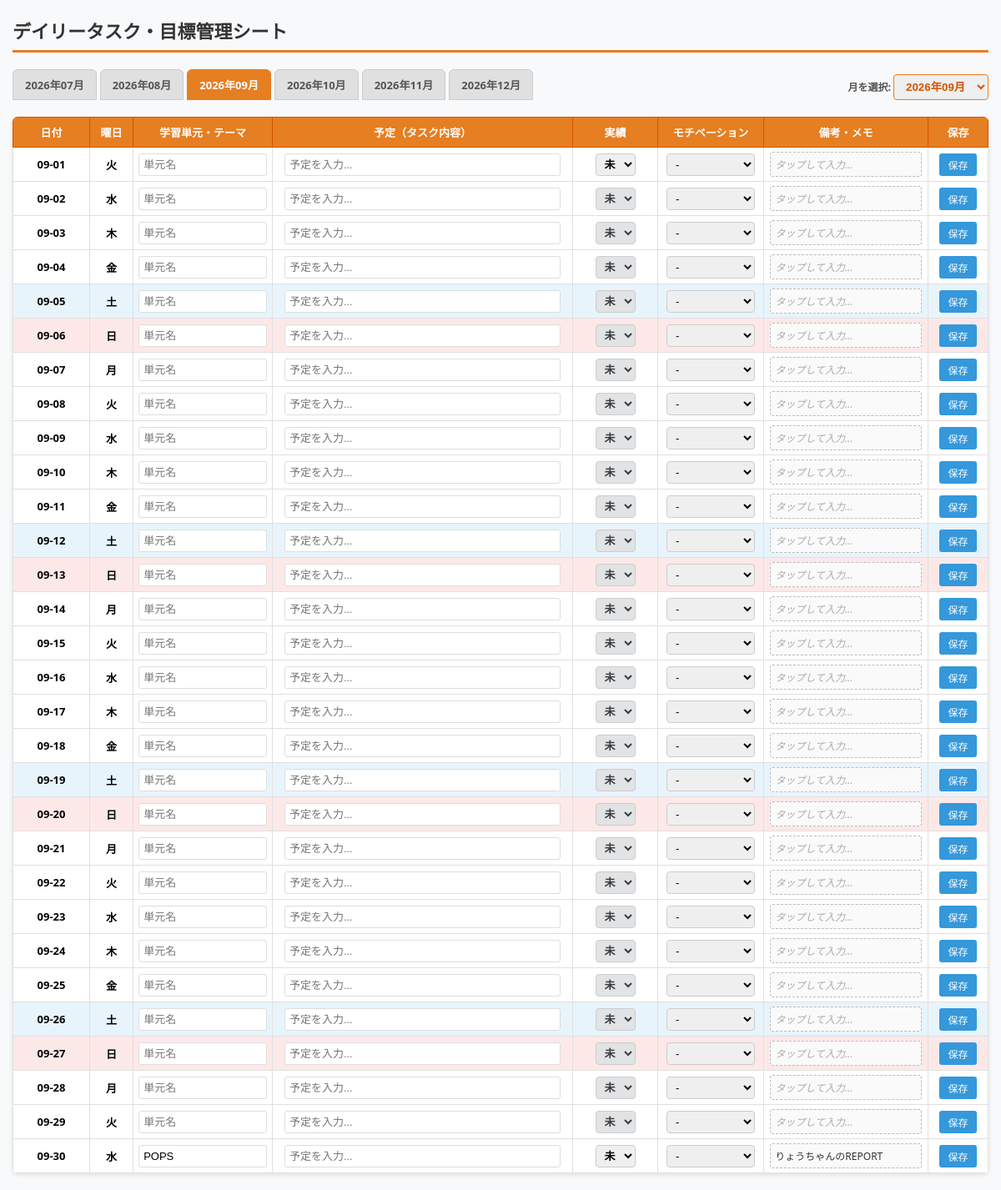
The page / on the database its author committed.
### tables this page shows
CREATE TABLE daily_tasks (
            id INTEGER PRIMARY KEY AUTOINCREMENT,
            task_date TEXT UNIQUE NOT NULL,
            day_of_week TEXT,
            category TEXT,
            planned_task TEXT,
            status TEXT DEFAULT '未達成',
            memo TEXT
        , motivation TEXT DEFAULT '-');

### app.py (the view)
@app.route('/')
def index():
    selected_month = request.args.get('month', '2026-09')
    year, month = map(int, selected_month.split('-'))
    _, num_days = calendar.monthrange(year, month)
    conn = sqlite3.connect('tasks.db')
    cursor = conn.cursor()
    cursor.execute("SELECT * FROM daily_tasks WHERE strftime('%Y-%m', task_date) = ?", (selected_month,))
    db_rows = cursor.fetchall()
    cursor.execute("PRAGMA table_info(daily_tasks)")
    col_names = [col[1] for col in cursor.fetchall()]
    task_dict = {}
    for row in db_rows:
        row_dict = dict(zip(col_names, row))
        task_dict[row_dict['task_date']] = row_dict
    monthly_days = []
    for day in range(1, num_days + 1):
        date_str = f"{year:04d}-{month:02d}-{day:02d}"
        dt = datetime(year, month, day)
        day_of_week = WEEKDAYS_JA[dt.weekday()]
        if date_str in task_dict:
            row = task_dict[date_str]
            monthly_days.append({
                'id': row.get('id'),
                'task_date': row.get('task_date'),
                'day_of_week': row.get('day_of_week'),
                'category': row.get('category') or '',
                'planned_task': row.get('planned_task') or '',
                'status': row.get('status') or '未',
                'motivation': row.get('motivation') or '-',
                'memo': row.get('memo') or ''
            })
        else:
            monthly_days.append({
                'id': None,
                'task_date': date_str,
                'day_of_week': day_of_week,
                'category': '',
                'planned_task': '',
                'status': '未',
                'motivation': '-',
                'memo': ''
            })
    tab_months = []
    for offset in range(-2, 4):
        m_calc = month + offset
        y_calc = year
        if m_calc < 1:
            m_calc += 12
            y_calc -= 1
        elif m_calc > 12:
            m_calc -= 12
            y_calc += 1
        tab_months.append(f"{y_calc:04d}-{m_calc:02d}")
    cursor.execute("SELECT DISTINCT strftime('%Y-%m', task_date) FROM daily_tasks")
    db_months = [r[0] for r in cursor.fetchall() if r[0]]
    current_year = datetime.now().year
    end_year = max(2028, current_year + 2)
    generated_months = []
    for y in range(2026, end_year + 1):
        for m in range(1, 13):
            generated_months.append(f"{y}-{m:02d}")
    all_months = sorted(list(set(db_months + generated_months + tab_months)))
    conn.close()
    return render_template('index.html', days=monthly_days, months=all_months, tab_months=tab_months, selected_month=selected_month)

### templates/index.html (shortened to what this page needs)
<!DOCTYPE html>
<html lang="ja">
<head>
</head>
<body>
    <h1>デイリータスク・目標管理シート</h1>
    <div class="header-nav">
        <div class="month-tabs">
            {% for m in tab_months %}
            <a href="/?month={{ m }}" class="tab-btn {{ 'active' if m == selected_month else '' }}">
                {{ m.split('-')[0] }}年{{ m.split('-')[1] }}月
            </a>
            {% endfor %}
        </div>
        <div>
            <label style="font-size: 12px; font-weight: bold; color: #555;">月を選択: </label>
            <select class="month-select" onchange="location.href='/?month=' + this.value">
                {% for m in months %}
                <option value="{{ m }}" {{ 'selected' if m == selected_month else '' }}>
                    {{ m.split('-')[0] }}年{{ m.split('-')[1] }}月
                </option>
                {% endfor %}
            </select>
        </div>
    </div>
    <table>
        <thead>
            <tr>
                <th style="width: 75px;">日付</th>
                <th style="width: 35px;">曜日</th>
                <th style="width: 150px;">学習単元・テーマ</th>
                <th>予定（タスク内容）</th>
                <th style="width: 85px;">実績</th>
                <th style="width: 110px;">モチベーション</th>
                <th style="width: 180px;">備考・メモ</th>
                <th style="width: 55px;">保存</th>
            </tr>
        </thead>
        <tbody>
            {% for day in days %}
            <tr class="{{ 'sat' if day.day_of_week == '土' else ('sun' if day.day_of_week == '日' else '') }}">
                <form action="/update" method="POST">
                    <td><strong>{{ day.task_date[5:] }}</strong></td>
                    <td><strong>{{ day.day_of_week }}</strong></td>
                    <td>
                        <input type="text" name="category" class="cell-input" value="{{ day.category }}" placeholder="単元名">
                    </td>
                    <td>
                        <input type="text" name="planned_task" class="cell-input" value="{{ day.planned_task }}" placeholder="予定を入力...">
                    </td>
                    <td>
                        <select name="status" class="status-select status-{{ day.status }}">
                            <option value="未" {{ 'selected' if day.status == '未' else '' }}>未</option>
                        </select>
                    </td>
                    <td>
                        <select name="motivation" class="motivation-select">
                            <option value="-" {{ 'selected' if day.motivation == '-' else '' }}>-</option>
                        </select>
                    </td>
                    <td>
                        <div class="memo-preview {{ 'empty' if not day.memo else '' }}"
                             id="preview-{{ day.task_date }}"
                             onclick="openMemoModal('{{ day.task_date }}')">
                            {{ day.memo if day.memo else 'タップして入力...' }}
                        </div>
                    </td>
                    <td>
                        <button type="submit" class="save-btn">保存</button>
                    </td>
                </form>
            </tr>
            {% endfor %}
        </tbody>
    </table>
</body>
</html>

### templates/index.html (style rules this page uses)
body { font-family: 'Segoe UI', Tahoma, Geneva, Verdana, sans-serif; max-width: 1200px; margin: 20px auto; padding: 0 15px; background-color: #f8f9fa; }
h1 { color: #333; border-bottom: 3px solid #e67e22; padding-bottom: 8px; margin-bottom: 20px; font-size: 22px; }
.header-nav { display: flex; justify-content: space-between; align-items: center; margin-bottom: 15px; flex-wrap: wrap; gap: 10px; }
.month-tabs { display: flex; gap: 4px; overflow-x: auto; padding-bottom: 5px; }
.tab-btn { padding: 8px 14px; background: #e0e0e0; border: 1px solid #ccc; border-radius: 6px 6px 0 0; text-decoration: none; color: #555; font-weight: bold; font-size: 13px; whitespace: nowrap; }
.tab-btn.active { background: #e67e22; color: white; border-color: #e67e22; }
.month-select { padding: 6px 10px; border-radius: 4px; border: 1px solid #e67e22; font-weight: bold; color: #d35400; cursor: pointer; }
table { width: 100%; border-collapse: collapse; background: #ffffff; box-shadow: 0 2px 5px rgba(0,0,0,0.1); border-radius: 6px; overflow: hidden; }
th { background-color: #e67e22; color: white; padding: 8px; text-align: center; font-size: 13px; border: 1px solid #d35400; }
td { border: 1px solid #e0e0e0; padding: 5px 6px; font-size: 13px; text-align: center; vertical-align: middle; }
tr.sat { background-color: #e8f4fc; }
tr.sun { background-color: #fde8e8; }
input.cell-input { width: 92%; padding: 5px; border: 1px solid #ddd; border-radius: 3px; font-size: 13px; }
.memo-preview { width: 92%; padding: 5px; border: 1px dashed #bbb; border-radius: 3px; font-size: 12px; background-color: #fafafa; cursor: pointer; text-align: left; white-space: nowrap; overflow: hidden; text-overflow: ellipsis; display: block; margin: 0 auto; color: #333; }
.memo-preview.empty { color: #aaa; font-style: italic; }
select.status-select { padding: 4px 6px; border-radius: 4px; font-weight: bold; font-size: 13px; border: 1px solid #ccc; cursor: pointer; }
select.status-未 { background-color: #e2e3e5; color: #383d41; }
select.motivation-select { padding: 4px 6px; border-radius: 4px; font-size: 13px; border: 1px solid #ccc; cursor: pointer; }
button.save-btn { background-color: #3498db; color: white; border: none; padding: 5px 10px; border-radius: 3px; font-size: 12px; cursor: pointer; }

### rows shown on the page
daily_tasks: task_date "09-01", day_of_week "火", status "未", memo "タップして入力..."
daily_tasks: task_date "09-30", day_of_week "水", category "POPS", status "未", memo "りょうちゃんのREPORT"

### other values the page prints
{{ m.split('-')[0] }} "2026" "2026" "2026" "2026" "2026" "2026"
{{ m.split('-')[1] }} "07" "08" "09" "10" "11" "12"
{{ day.task_date[5:] }} "09-02" "09-03" "09-04" "09-05" "09-06" "09-07" "09-08" "09-09" "09-10" "09-11" "09-12" "09-13" "09-14" "09-15" "09-16" "09-17" "09-18" "09-19" "09-20" "09-21" "09-22" "09-23" "09-24" "09-25" "09-26" "09-27" "09-28" "09-29"
{{ day.day_of_week }} "水" "木" "金" "土" "日" "月" "火" "水" "木" "金" "土" "日" "月" "火" "水" "木" "金" "土" "日" "月" "火" "水" "木" "金" "土" "日" "月" "火"
{{ day.memo if day.memo else 'タップして入力...' }} "タップして入力..." "タップして入力..." "タップして入力..." "タップして入力..." "タップして入力..." "タップして入力..." "タップして入力..." "タップして入力..." "タップして入力..." "タップして入力..." "タップして入力..." "タップして入力..." "タップして入力..." "タップして入力..." "タップして入力..." "タップして入力..." "タップして入力..." "タップして入力..." "タップして入力..." "タップして入力..." "タップして入力..." "タップして入力..." "タップして入力..." "タップして入力..." "タップして入力..." "タップして入力..." "タップして入力..." "タップして入力..."
form field value "2026年09月"
